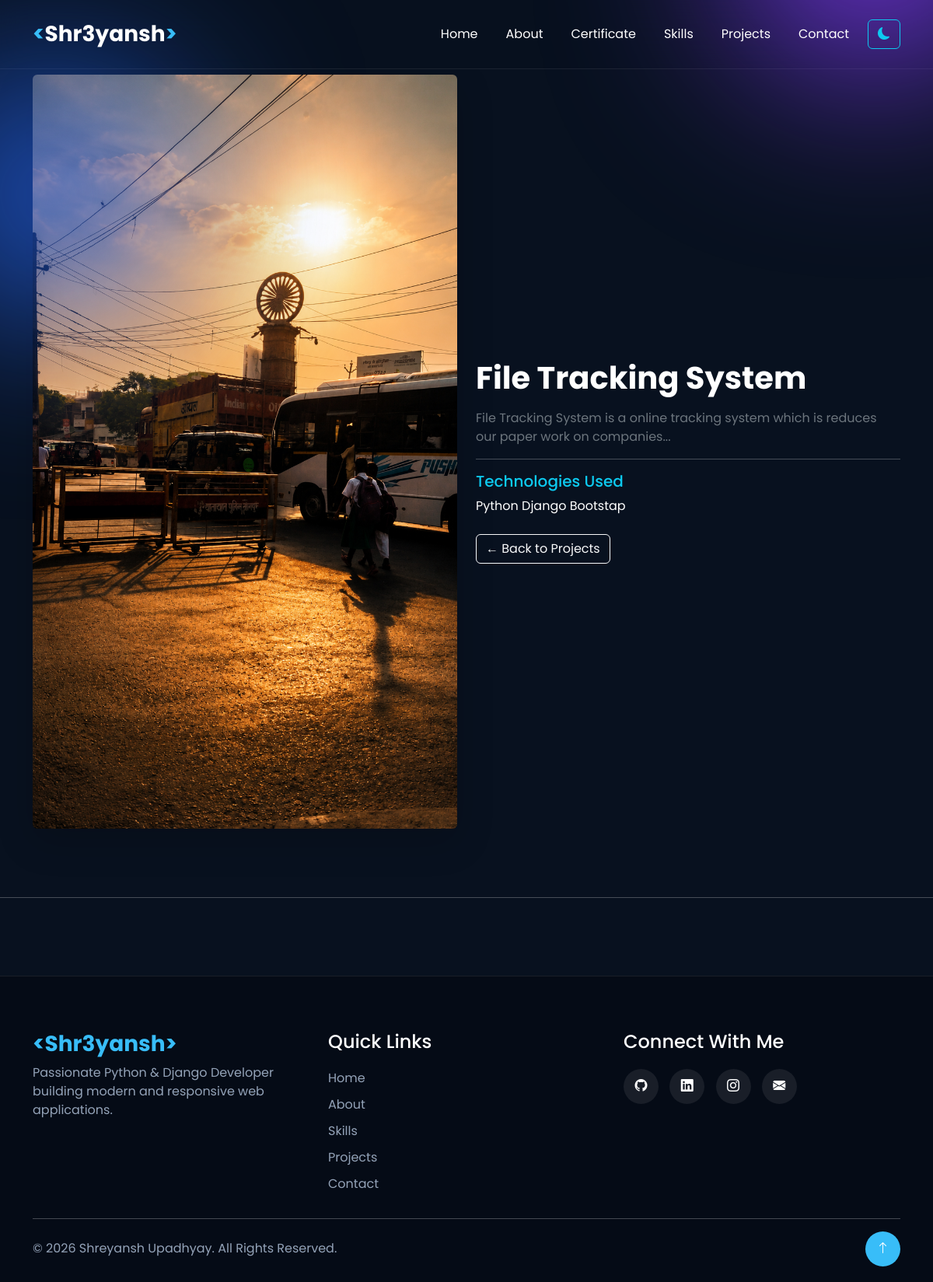
/project/1/, run on an earlier commit of the app's database.
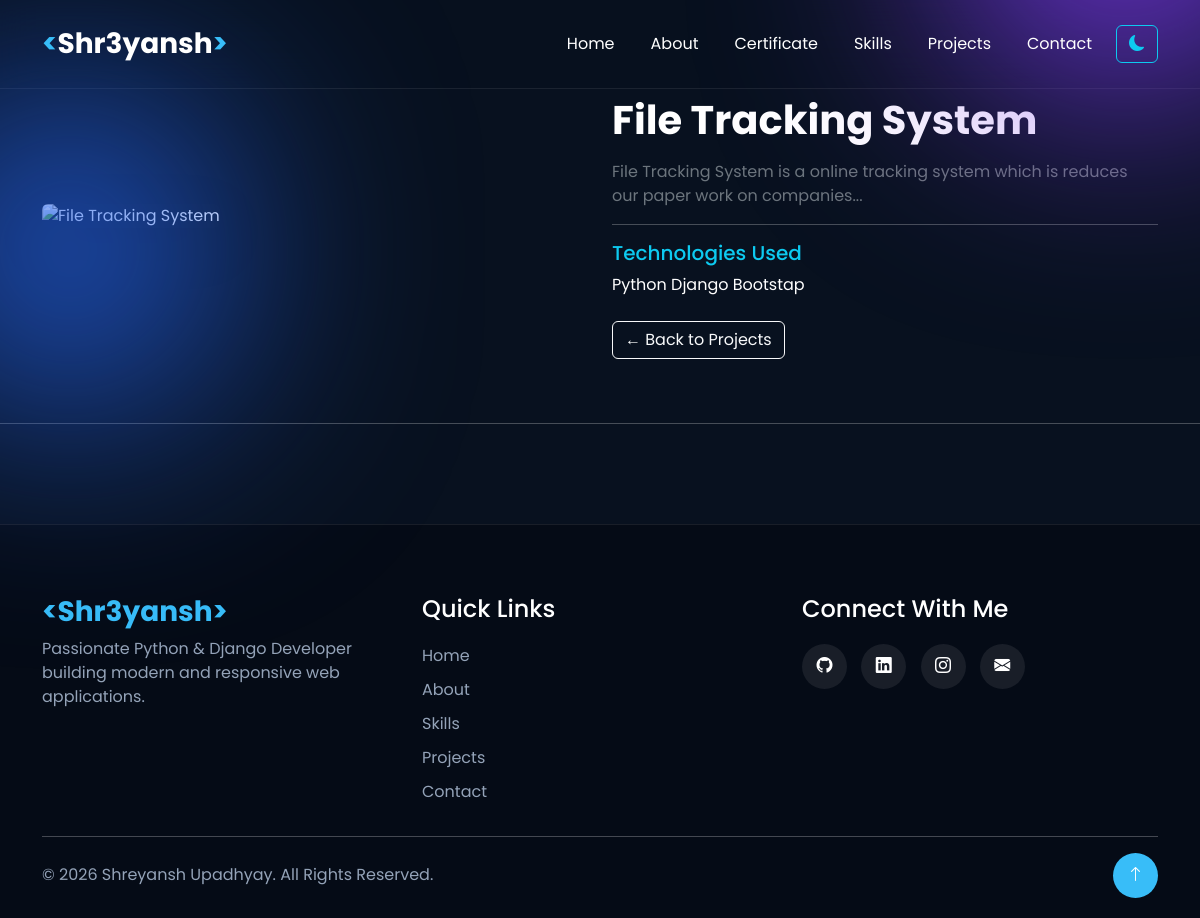
And on a later commit of the database.
### myapp/models.py (models this page shows, shortened)
class Project(models.Model):
    title = models.CharField(max_length=100)
    description = models.TextField()
    image = models.ImageField(upload_to="projects/")
    github_link = models.URLField(blank=True)
    live_demo = models.URLField(blank=True)
    technologies = models.CharField(
        max_length=200,
        help_text="Example: Python, Django, Bootstrap"
    )
    created_at = models.DateTimeField(auto_now_add=True)
    is_active = models.BooleanField(default=True)

### myapp/views.py (the view)
# urls.py: path("project/<int:id>/", views.project_detail, name="project_detail"),
def project_detail(request, id):
    project = get_object_or_404(Project, id=id)
    return render(request,"project_detail.html",{"project": project})

### myapp/templates/project_detail.html (shortened to what this page needs)
{% extends 'base.html' %}
{% load static %}
{% block content %}
<section class="py-5 mt-5">
    <div class="container">
        <div class="row align-items-center">
            <div class="col-lg-6 mb-4">
                {% if project.image %}
                    <img src="{{ project.image.url }}" class="img-fluid rounded shadow-lg" alt="{{ project.title }}">
                {% else %}
                    <img src="{% static 'images/no-image.png' %}" class="img-fluid rounded shadow-lg" alt="No Image">
                {% endif %}
            </div>
            <div class="col-lg-6">
                <h1 class="fw-bold mb-3">
                    {{ project.title }}
                </h1>
                <p class="text-secondary">
                    {{ project.description }}
                </p>
                <hr>
                <h5 class="text-info">
                    Technologies Used
                </h5>
                <p>
                    {{ project.technologies }}
                </p>
                <div class="mt-4">
                    <a href="{% url 'project' %}" class="btn btn-outline-light">
                        ← Back to Projects
                    </a>
                </div>
            </div>
        </div>
    </div>
</section>
{% endblock %}

What changed in the data, as far as the page shows it:
changed Project "File Tracking System": image: picture removed
